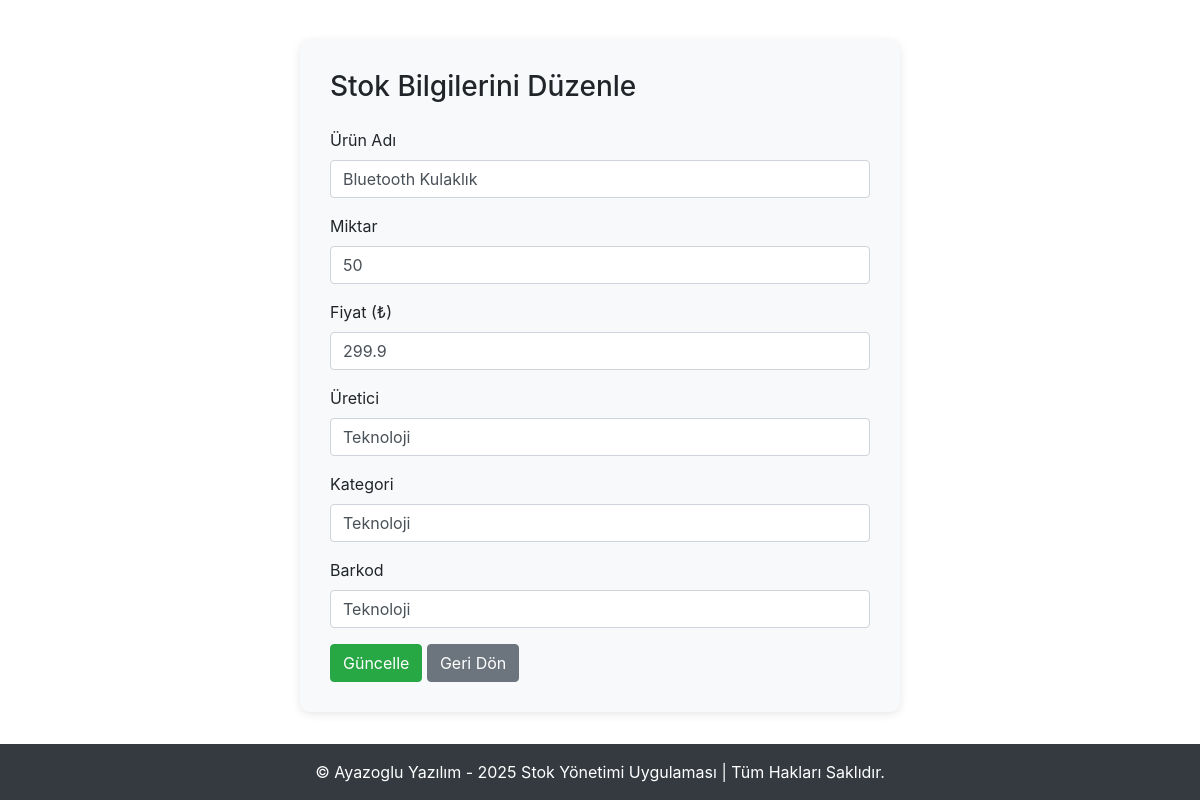
/edit_stock/3 (signed in), run on the app's committed database.
### app.py (models this page shows, shortened)
class Stock(db.Model):
    id = db.Column(db.Integer, primary_key=True)
    product_name = db.Column(db.String(100), nullable=False)
    quantity = db.Column(db.Integer, nullable=False)
    price = db.Column(db.Float, nullable=False)
    category = db.Column(db.String(100), nullable=False)
    barcode = db.Column(db.String(100), nullable=False)
    manufacturer = db.Column(db.String(100), nullable=True)
    created_at = db.Column(db.DateTime, default=datetime.utcnow)
    user_id = db.Column(db.Integer, db.ForeignKey('user.id'), nullable=False)

### app.py (the view, shortened to what this page needs)
@app.route('/edit_stock/<int:stock_id>', methods=['GET', 'POST'])
@login_required
def edit_stock(stock_id):
    stock = Stock.query.get_or_404(stock_id)
    if stock.user_id != current_user.id and not current_user.is_admin:
        flash('Bu stok üzerinde değişiklik yapma yetkiniz yok.', 'danger')
        return redirect(url_for('dashboard'))
    return render_template('edit_stock.html', stock=stock)

### app.py (called while the page is built)
@login_manager.user_loader
def load_user(user_id):
    return User.query.get(int(user_id))

### templates/edit_stock.html (shortened to what this page needs)
<!DOCTYPE html>
<html lang="tr">
<head>
    <link href="https://stackpath.bootstrapcdn.com/bootstrap/4.5.2/css/bootstrap.min.css" rel="stylesheet">
</head>
<body>
<div class="container">
    <div class="form-container">
        <h3 class="mb-4">Stok Bilgilerini Düzenle</h3>
        <form method="POST" action="{{ url_for('edit_stock', stock_id=stock.id) }}">
            <div class="form-group">
                <label>Ürün Adı</label>
                <input type="text" name="product_name" class="form-control" value="{{ stock.product_name }}" required>
            </div>
            <div class="form-group">
                <label>Miktar</label>
                <input type="number" name="quantity" class="form-control" value="{{ stock.quantity }}" required>
            </div>
            <div class="form-group">
                <label>Fiyat (₺)</label>
                <input type="number" step="0.01" name="price" class="form-control" value="{{ stock.price }}" required>
            </div>
            <div class="form-group">
                <label>Üretici</label>
                <input type="text" name="manufacturer" class="form-control" value="{{ stock.manufacturer }}" required>
            </div>
            <div class="form-group">
                <label>Kategori</label>
                <input type="text" name="category" class="form-control" value="{{ stock.category }}" required>
            </div>
            <div class="form-group">
                <label>Barkod</label>
                <input type="text" name="barcode" class="form-control" value="{{ stock.barcode }}" required>
            </div>
            <button type="submit" class="btn btn-success">Güncelle</button>
            <a href="{{ url_for('admin_panel') }}" class="btn btn-secondary">Geri Dön</a>
        </form>
    </div>
</div>
</body>
<footer class="bg-dark text-white text-center py-3 mt-4 fixed-bottom">
    &copy; Ayazoglu Yazılım - 2025 Stok Yönetimi Uygulaması | Tüm Hakları Saklıdır.
</footer>
</html>

### templates/edit_stock.html (style rules this page uses)
.form-container { background-color: #f8f9fa; padding: 30px; border-radius: 10px; max-width: 600px; margin: 40px auto; box-shadow: 0 2px 10px rgba(0, 0, 0, 0.1); }

### data on the page
Stock: product_name "Bluetooth Kulaklık", quantity "50", price "299.9", manufacturer "Teknoloji", category "Teknoloji", barcode "Teknoloji"
